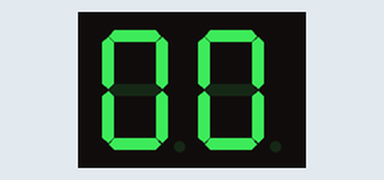
Bench run of a sketch on a simulated Arduino Uno, built with avr-gcc and run on an emulated ATmega328P. Shown: 2-digit seven-segment display. Wiring (inferred from the names in the program): 2-digit 7-segment display, segments lit when HIGH: segments pin 8, pin 12, pin 7, pin 9, pin 10, pin 11, pin 6; digit selects pin 13, pin 5. The segment pins are drawn as the display they are named for.

Above: at 0.1 s.
At 4.1 s:
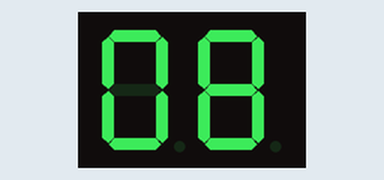
At 8.7 s:
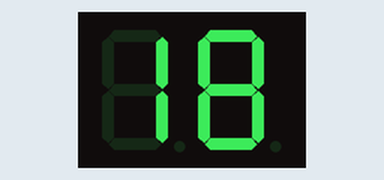
At 18.7 s:
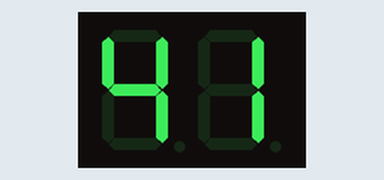
At 29.3 s:
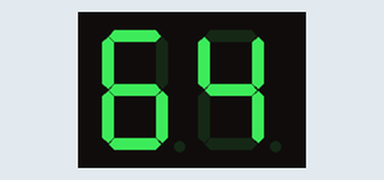
At 39.3 s:
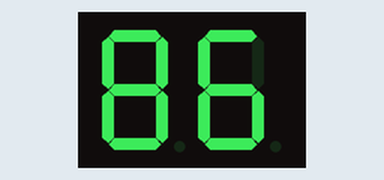

Measured:
- what the display in image 0 shows lasts 0.6 s, from 0.0 s to 0.6 s

The sketch:

_7s_counter2.ino
```cpp
  #include "Timer.h"

  Timer t;

  int A = 8; // 7s pin = arduino digital pin
  int B = 12;
  int C = 7;
  int D = 9;
  int E = 10;
  int F = 11;
  int G = 6;
  int gnd2 = 5; // tens 7s ground pin
  int gnd1 = 13; // first 7s ground pin

  int number = 0; // first digit
  int tens = 0; // tens digit
  int delay_time2 = 10; // delay for 7s swap

void setup() {
  // initialize the digital pins as an output.
  /*0 1 2 3 4 5 6 7 8 9
  A + - + + - + + + + +
  B + + + + + - - + + +
  C + + - + + + + + + +
  D + - + + - + + - + -
  E + - + - - - + - + -
  F + - - - + + + - + +
  G - - + + + + + - + +
  DP
  */

  pinMode(A, OUTPUT);
  pinMode(B, OUTPUT);
  pinMode(C, OUTPUT);
  pinMode(D, OUTPUT);
  pinMode(E, OUTPUT);
  pinMode(F, OUTPUT);
  pinMode(G, OUTPUT);
  pinMode(gnd1, OUTPUT);
  pinMode(gnd2, OUTPUT);

  int tickEvent = t.every(500, increment);
}

// the loop routine runs over and over again forever:
void loop() {
  t.update();
  digitalWrite(gnd1, LOW);
  digitalWrite(gnd2, HIGH);

 if (number == 0){
  digitalWrite(A, HIGH);
  digitalWrite(B, HIGH);
  digitalWrite(C, HIGH);
  digitalWrite(D, HIGH);
  digitalWrite(E, HIGH);
  digitalWrite(F, HIGH);
  digitalWrite(G, LOW);
  }
  else if (number == 1){
  digitalWrite(A, LOW);
  digitalWrite(B, HIGH);
  digitalWrite(C, HIGH);
  digitalWrite(D, LOW);
  digitalWrite(E, LOW);
  digitalWrite(F, LOW);
  digitalWrite(G, LOW);
  }
  else if (number == 2){
  digitalWrite(A, HIGH);
  digitalWrite(B, HIGH);
  digitalWrite(C, LOW);
  digitalWrite(D, HIGH);
  digitalWrite(E, HIGH);
  digitalWrite(F, LOW);
  digitalWrite(G, HIGH);
  }
  else if (number == 3){
  digitalWrite(A, HIGH);
  digitalWrite(B, HIGH);
  digitalWrite(C, HIGH);
  digitalWrite(D, HIGH);
  digitalWrite(E, LOW);
  digitalWrite(F, LOW);
  digitalWrite(G, HIGH);
  }
  else if (number == 4){
  digitalWrite(A, LOW);
  digitalWrite(B, HIGH);
  digitalWrite(C, HIGH);
  digitalWrite(D, LOW);
  digitalWrite(E, LOW);
  digitalWrite(F, HIGH);
  digitalWrite(G, HIGH);
  }
  else if (number == 5){
  digitalWrite(A, HIGH);
  digitalWrite(B, LOW);
  digitalWrite(C, HIGH);
  digitalWrite(D, HIGH);
  digitalWrite(E, LOW);
  digitalWrite(F, HIGH);
  digitalWrite(G, HIGH);
  }
  else if (number == 6){
  digitalWrite(A, HIGH);
  digitalWrite(B, LOW);
  digitalWrite(C, HIGH);
  digitalWrite(D, HIGH);
  digitalWrite(E, HIGH);
  digitalWrite(F, HIGH);
  digitalWrite(G, HIGH);
  }
  else if (number == 7){
  digitalWrite(A, HIGH);
  digitalWrite(B, HIGH);
  digitalWrite(C, HIGH);
  digitalWrite(D, LOW);
  digitalWrite(E, LOW);
  digitalWrite(F, LOW);
  digitalWrite(G, LOW);
  }
  else if (number == 8){
  digitalWrite(A, HIGH);
  digitalWrite(B, HIGH);
  digitalWrite(C, HIGH);
  digitalWrite(D, HIGH);
  digitalWrite(E, HIGH);
  digitalWrite(F, HIGH);
  digitalWrite(G, HIGH);
  }
  else if (number == 9){
  digitalWrite(A, HIGH);
  digitalWrite(B, HIGH);
  digitalWrite(C, HIGH);
  digitalWrite(D, LOW);
  digitalWrite(E, LOW);
  digitalWrite(F, HIGH);
  digitalWrite(G, HIGH);
  number = 0;
  tens++;
  }

  delay(delay_time2);
  digitalWrite(gnd1, HIGH);
  digitalWrite(gnd2, LOW);

  if (tens == 0){
  digitalWrite(A, HIGH);
  digitalWrite(B, HIGH);
  digitalWrite(C, HIGH);
  digitalWrite(D, HIGH);
  digitalWrite(E, HIGH);
  digitalWrite(F, HIGH);
  digitalWrite(G, LOW);
  }
  else if (tens == 1){
  digitalWrite(A, LOW);
  digitalWrite(B, HIGH);
  digitalWrite(C, HIGH);
  digitalWrite(D, LOW);
  digitalWrite(E, LOW);
  digitalWrite(F, LOW);
  digitalWrite(G, LOW);
  }
  else if (tens == 2){
  digitalWrite(A, HIGH);
  digitalWrite(B, HIGH);
  digitalWrite(C, LOW);
  digitalWrite(D, HIGH);
  digitalWrite(E, HIGH);
  digitalWrite(F, LOW);
  digitalWrite(G, HIGH);
  }
  else if (tens == 3){
  digitalWrite(A, HIGH);
  digitalWrite(B, HIGH);
  digitalWrite(C, HIGH);
  digitalWrite(D, HIGH);
  digitalWrite(E, LOW);
  digitalWrite(F, LOW);
  digitalWrite(G, HIGH);
  }
  else if (tens == 4){
  digitalWrite(A, LOW);
  digitalWrite(B, HIGH);
  digitalWrite(C, HIGH);
  digitalWrite(D, LOW);
  digitalWrite(E, LOW);
  digitalWrite(F, HIGH);
  digitalWrite(G, HIGH);
  }
  else if (tens == 5){
  digitalWrite(A, HIGH);
  digitalWrite(B, LOW);
  digitalWrite(C, HIGH);
  digitalWrite(D, HIGH);
  digitalWrite(E, LOW);
  digitalWrite(F, HIGH);
  digitalWrite(G, HIGH);
  }
  else if (tens == 6){
  digitalWrite(A, HIGH);
  digitalWrite(B, LOW);
  digitalWrite(C, HIGH);
  digitalWrite(D, HIGH);
  digitalWrite(E, HIGH);
  digitalWrite(F, HIGH);
  digitalWrite(G, HIGH);
  }
  else if (tens == 7){
  digitalWrite(A, HIGH);
  digitalWrite(B, HIGH);
  digitalWrite(C, HIGH);
  digitalWrite(D, LOW);
  digitalWrite(E, LOW);
  digitalWrite(F, LOW);
  digitalWrite(G, LOW);
  }
  else if (tens == 8){
  digitalWrite(A, HIGH);
  digitalWrite(B, HIGH);
  digitalWrite(C, HIGH);
  digitalWrite(D, HIGH);
  digitalWrite(E, HIGH);
  digitalWrite(F, HIGH);
  digitalWrite(G, HIGH);
  }
  else if (tens == 9){
  digitalWrite(A, HIGH);
  digitalWrite(B, HIGH);
  digitalWrite(C, HIGH);
  digitalWrite(D, LOW);
  digitalWrite(E, LOW);
  digitalWrite(F, HIGH);
  digitalWrite(G, HIGH);
  tens = 0;
  }
  delay(delay_time2);
}

void increment()
{
  if (number == 10)
     number = 0;
  else
     number++;
}
```
